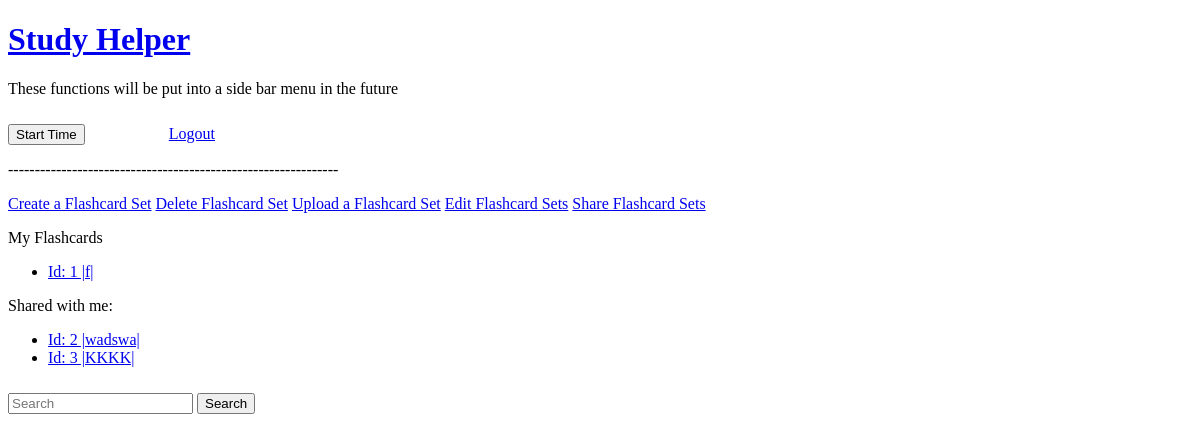
The page /flashcard (signed in) on the database as committed earlier.
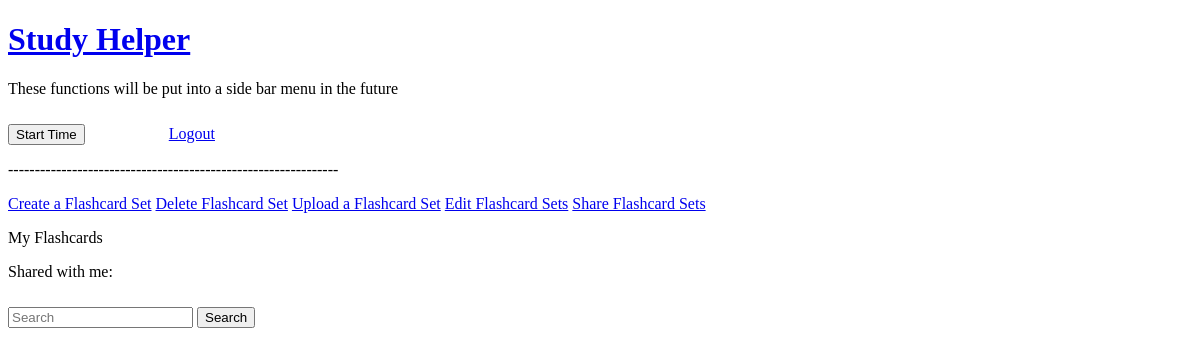
The same page on the database as committed later.
### myapp/models.py (models this page shows)
class Flashcardset(UserMixin, db.Model):
    id = db.Column(db.Integer, primary_key=True)
    author_id = db.Column(db.Integer, db.ForeignKey('user.id'))
    share_id = db.Column(db.Integer)
    name = db.Column(db.String(64), unique=False, index=True)
    cards = db.relationship('Card', backref='set', lazy=True)
    def __repr__(self):
        return f'Id: {self.id} |{self.name}|'

class Flashcardshare(UserMixin, db.Model):
    id = db.Column(db.Integer, primary_key=True)
    flashcard_id = db.Column(db.Integer)
    flashcard_name = db.Column(db.String)
    target = db.Column(db.Integer)
    def __repr__(self):
        flashcard = Flashcardset.query.get(self.flashcard_id)
        if flashcard is not None:
            return f'Id: {flashcard.id} |{flashcard.name}|'
        else:
            return None

### myapp/routes.py (the view)
@myapp_obj.route("/flashcard")
@login_required
def display():
    flashcards = Flashcardset.query.filter_by(author_id = current_user.get_id())
    user = User.query.get(current_user.get_id())       #Gets current_user
    share_list = Flashcardshare.query.filter_by(target = user.username)
    return render_template("/flashcard/flashcard_portal.html",
    flashcards = flashcards, share_list = share_list)

### myapp/models.py (called while the page is built)
@login.user_loader
def load_user(id):
    return User.query.get(int(id))

### myapp/templates/flashcard/flashcard_portal.html
{% extends "user/user_menu.html" %}
{% block content %}
<a href="/flashcard/create">Create a Flashcard Set</a>
<a href="/flashcard/delete">Delete Flashcard Set</a>
<a href="/flashcard/upload">Upload a Flashcard Set</a>
<a href="/flashcard/rename">Edit Flashcard Sets</a>
<a href="/flashcard/share">Share Flashcard Sets</a>
<p>My Flashcards</p>
<ul>
{% for cards in flashcards %}
    <li>
    <a href="/flashcard/display/{{ cards.name }}-{{ cards.id }}">{{ cards }}</a>
    </li>
{% endfor %}
</ul>
<p>Shared with me:</p>
<ul>
{% for cards in share_list %}
    <li>
        <a href="/flashcard/display/{{ cards.flashcard_name }}-{{ cards.flashcard_id }}">{{ cards }}</a>
    </li>
{% endfor %}
</ul>
{% endblock %}

Rows that differ between the two databases and show on the page:
removed Flashcardset: id+name "Id: 1 |f|"
removed Flashcardshare: flashcard.name "Id: 2 |wadswa|"
removed Flashcardshare: flashcard.name "Id: 3 |KKKK|"
